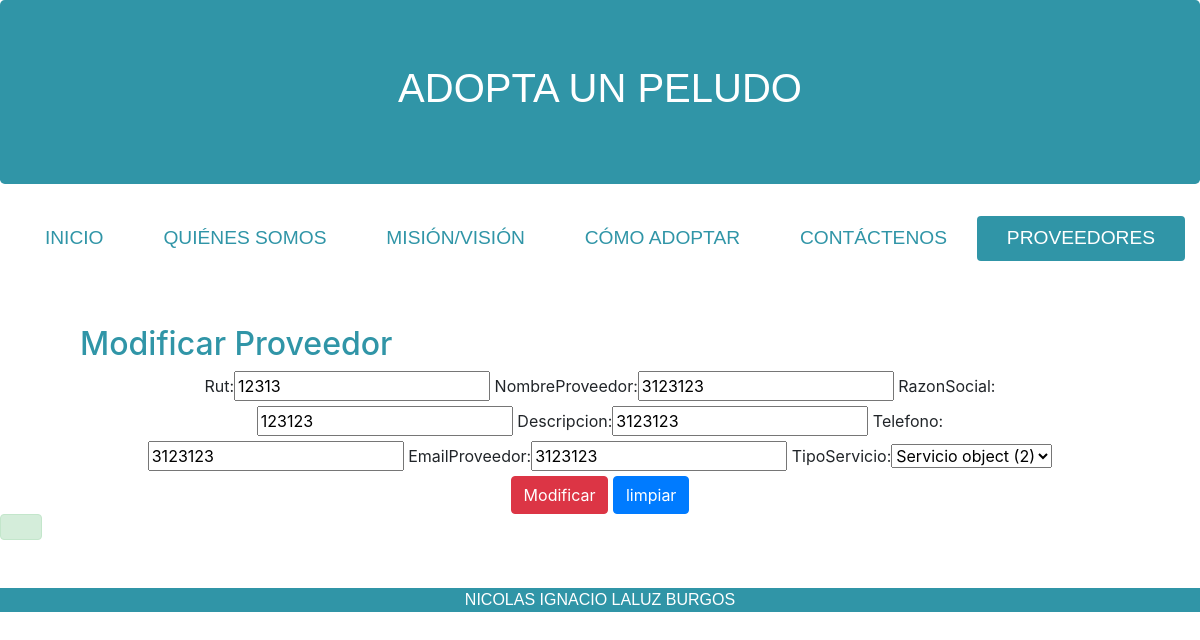
Screenshot of /modificarProveedor/12313 with the database file from the repository.
### core/models.py (models this page shows, shortened)
class Proveedor(models.Model):
    rut= models.CharField(primary_key=True,max_length=50,verbose_name='rut',default='')
    nombreProveedor = models.CharField(max_length=50,verbose_name='nombreProveedor',default='')
    razonSocial = models.CharField(max_length=50,verbose_name='razonSocial',default='')
    descripcion = models.CharField(max_length=500,verbose_name='descripcion',default='')
    telefono = models.CharField(max_length=50,verbose_name='telefono',default='')
    emailProveedor = models.CharField(max_length=50,verbose_name='emailProveedor',default='')
    tipoServicio = models.ForeignKey(Servicio,on_delete=models.CASCADE)

### core/views.py (the view)
# urls.py: path('modificarProveedor/<id>',modificarProveedor,name='modificarProveedor'),
def modificarProveedor(request,id):
    proveedor = Proveedor.objects.get(rut=id)
    datos = {
        'form' : ProveedorForm(instance=proveedor)
    }
    if request.method == 'POST':
        formulario = ProveedorForm(data=request.POST,instance=proveedor)
        if formulario.is_valid:
            formulario.save()
            datos['mensaje'] = "Modificados correctamente"
    return render(request,'core/modificarProveedor.html',datos)

### core/forms.py
class ProveedorForm(ModelForm):
    class Meta:
        model = Proveedor
        fields =['rut','nombreProveedor','razonSocial','descripcion','telefono','emailProveedor','tipoServicio']

### core/templates/core/modificarProveedor.html (shortened to what this page needs)
<!DOCTYPE html>
<html lang="es">
    <head>
        <link rel="stylesheet" href="https://cdn.jsdelivr.net/npm/bootstrap@4.6.0/dist/css/bootstrap.min.css">
        {% load static %}
        <link rel="stylesheet" href="{% static 'core/css/styles.css'%}">
      </head>
        <body>
        <div class="container-fluid text-center">
          <div class="row  ">
            <div class="col-md-12 jumbotron">
              <h1>ADOPTA UN PELUDO</h1>
            </div>
          </div>
          <div class="row">
            <div class="col-md-12 navegacion">
            <nav class="nav nav-pills flex-column flex-sm-row">
              <a class="flex-sm-fill text-sm-center nav-link " href="/">INICIO</a>
              <a class="flex-sm-fill text-sm-center nav-link" href="/quienes-somos">QUIÉNES SOMOS</a>
              <a class="flex-sm-fill text-sm-center nav-link " href="/mision-vision">MISIÓN/VISIÓN</a>
              <a class="flex-sm-fill text-sm-center nav-link " href ="/como-adoptar">CÓMO ADOPTAR</a>
              <a class="flex-sm-fill text-sm-center nav-link " href ="/contactenos">CONTÁCTENOS</a>
              <a class="flex-sm-fill text-sm-center nav-link active" href ="/proveedores">PROVEEDORES</a>
            </nav>
          </div>
          </div>
          <div class="row">
            <div class="titulo_pag">
            <h2>Modificar Proveedor</h2>
           </div>
          </div>
            <div class="row ">
              <form action="" method="POST" id="formulario">
                <div class="col-md-8" style="max-width: 80%; margin: auto; font-size: 1rem;">
                  {{ form.as_table}}
                </div>
                <input type="submit" class="btn btn-danger"  value="Modificar">
                <input type="reset" class="btn btn-primary" name="limpiar" id="limpiar" value="limpiar">
              </form>
              <div class="alert alert-success" role="alert">
              </div>
            </div>
          </div>
          <footer >
            NICOLAS IGNACIO LALUZ BURGOS
          </footer>
    </body>
</html>

### core/static/core/css/styles.css (style rules this page uses)
.jumbotron { background-color: #3095a7; color: white; font-family: 'Franklin Gothic Medium', 'Arial Narrow', Arial, sans-serif; }
footer { background-color: #3095a7; color: white; font-family: 'Franklin Gothic Medium', 'Arial Narrow', Arial, sans-serif; margin-top: 2rem; text-align: center; }
.nav-pills .nav-link.active, .show>.nav-pills .nav-link { background:#3095a7!important }
.nav-pills a { color: #3095a7; font-size: larger; font-family: 'Franklin Gothic Medium', 'Arial Narrow', Arial, sans-serif; }
.row .titulo_pag { margin-top: 4rem; color: #3095a7; text-align: center; margin-left: 5rem; }

### rows the page displays
Proveedor: rut "12313", nombreProveedor "3123123", razonSocial "123123", descripcion "3123123", telefono "3123123", emailProveedor "3123123", tipoServicio "Servicio object (2)"
